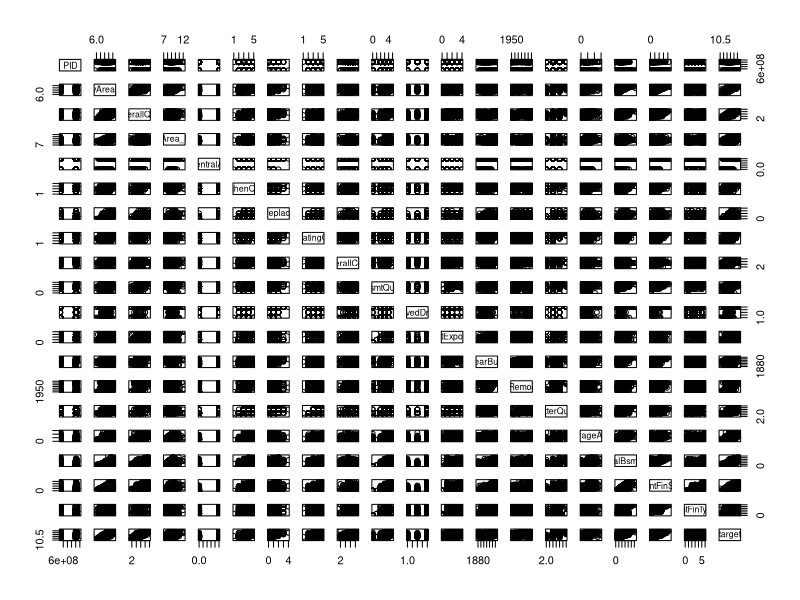
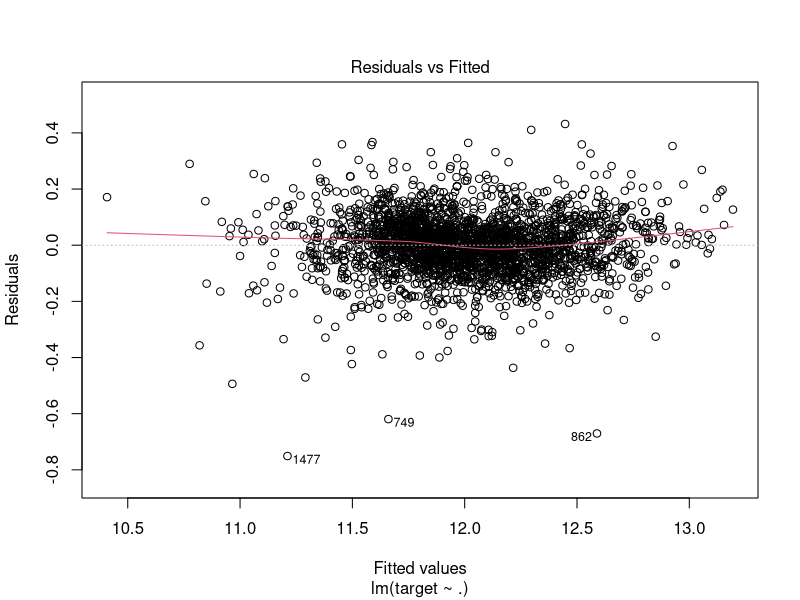
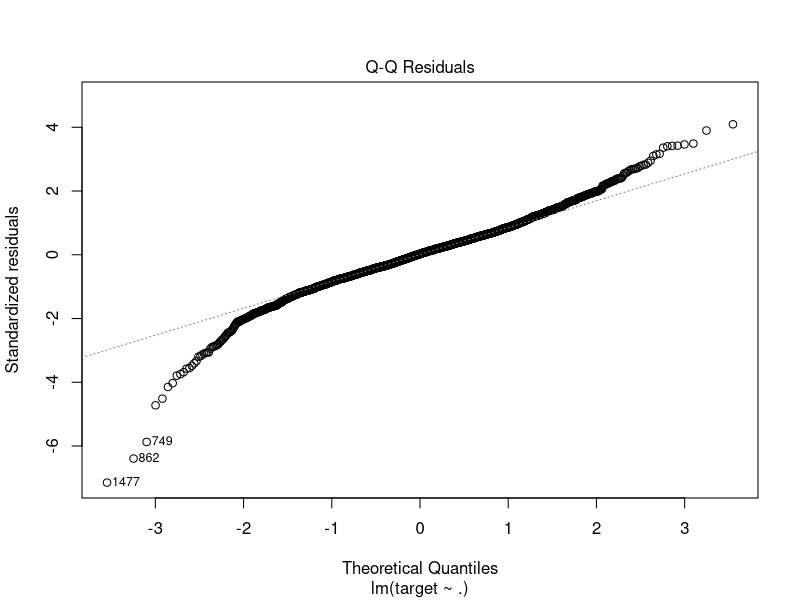
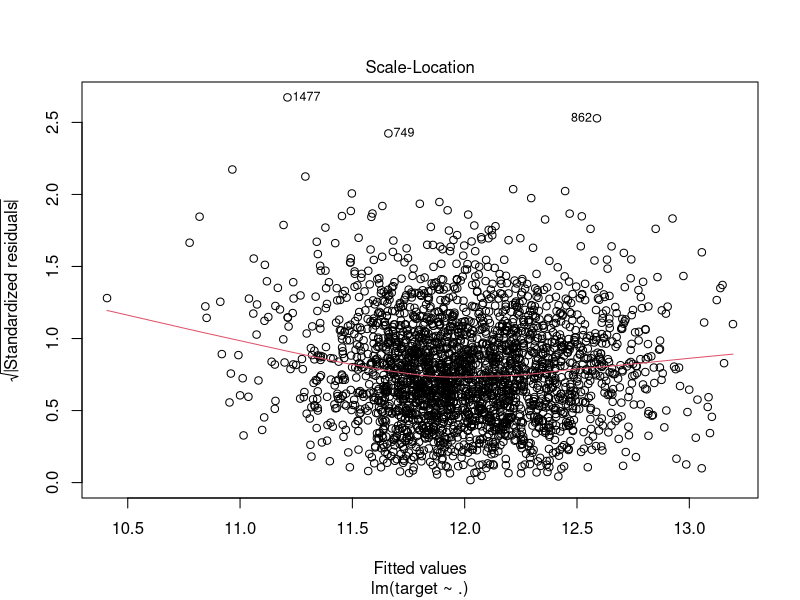
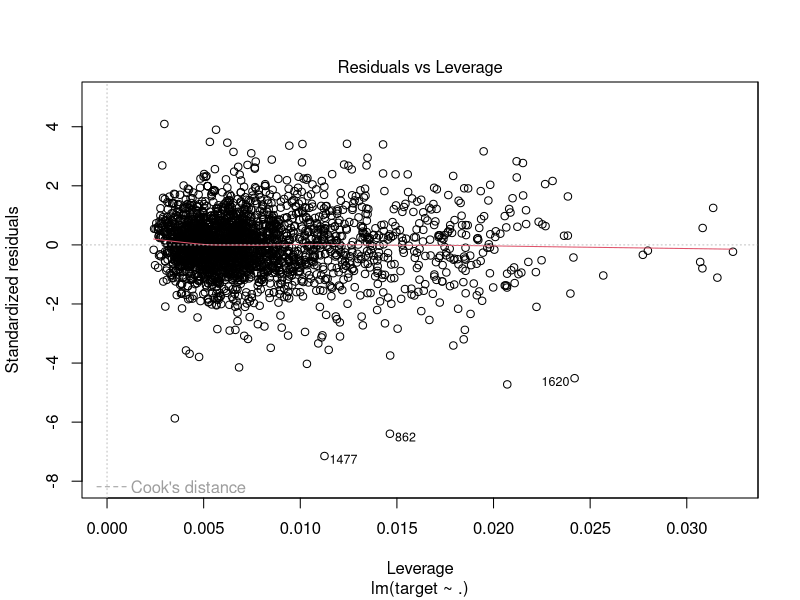
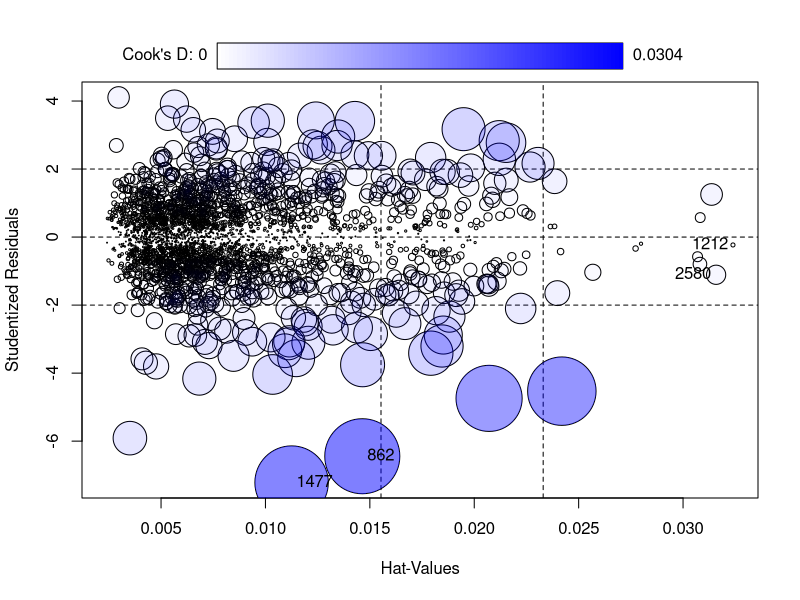
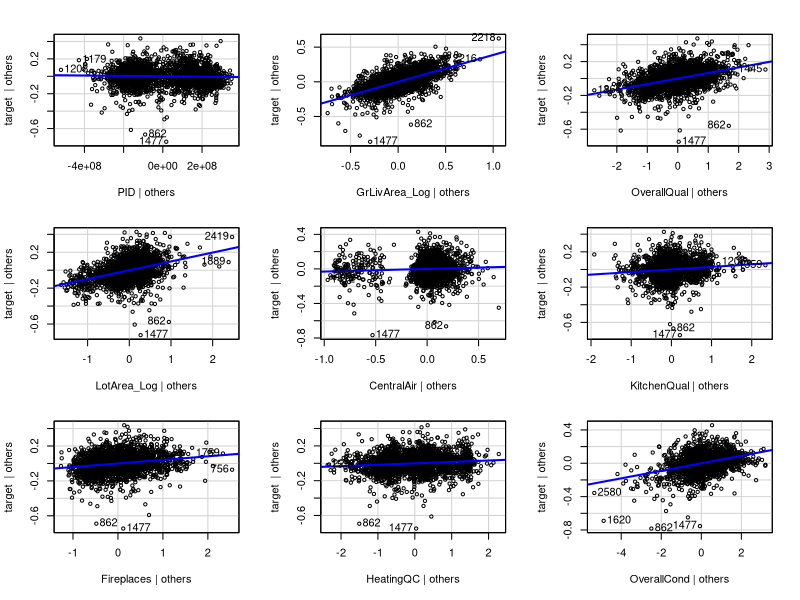
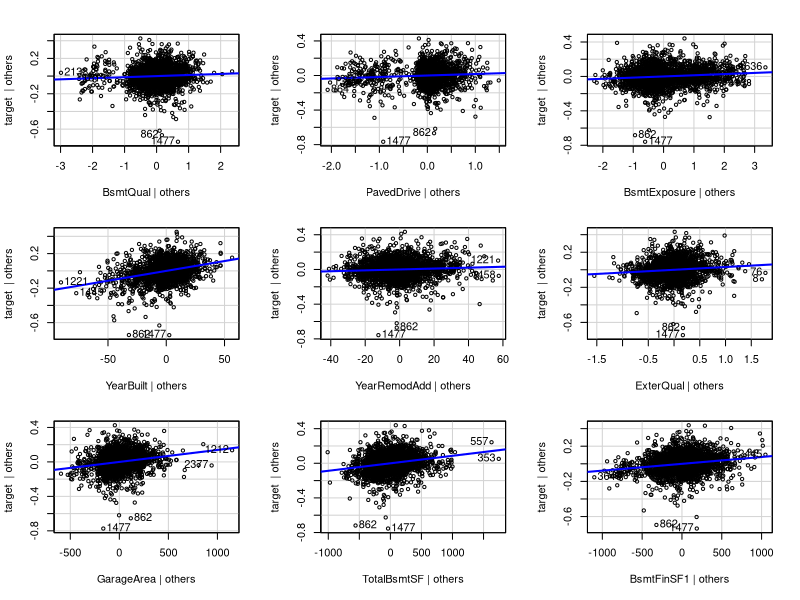

R code for these plots, in order: (Note: this script raises an error after producing the figures.)
housing = read.csv("housing_LM.csv")
housing=as.data.frame(housing)
housing=housing[-c(1407,2367,154,2423,998),] #severe outlier

summary(housing)
sapply(housing, sd) #check std dev for df
cor(housing)
plot(housing)

model.saturated = lm(target ~ ., data = housing)

summary(model.saturated) #Many predictor variables are not significant, yet the
#overall regression is significant.

plot(model.saturated) #Assessing the assumptions of the model.

library(car)
influencePlot(model.saturated)
vif(model.saturated) 
avPlots(model.saturated)

#removing GarageArea due to high VIF and high P-vals
model2 = lm(target ~ . - GarageCars, data = housing)

anova(model2, model.saturated)


model.empty = lm(target ~ 1, data = housing) #The model with an intercept ONLY. (~1 *arg)
model.full = lm(target ~ ., data = housing)
scope = list(lower = formula(model.empty), upper = formula(model.full))

library(MASS) #The Modern Applied Statistics library.
forwardAIC = step(model.empty, scope, direction = "forward", k = 2)
backwardAIC = step(model.full, scope, direction = "backward", k = 2)
bothAIC.empty = step(model.empty, scope, direction = "both", k = 2)
bothAIC.full = step(model.full, scope, direction = "both", k = 2)


summary(forwardAIC)
plot(forwardAIC)
influencePlot(forwardAIC)
vif(forwardAIC)
avPlots(forwardAIC)
confint(forwardAIC)

library(ggplot2)
forwardAIC$fitted.values
ggplot()+geom_point(aes(x=forwardAIC$fitted.values, y=housing$target,col="#CC33FF", alpha=.5))+
  geom_smooth(aes(x=forwardAIC$fitted.values, y=housing$target,col="#666666", se=FALSE))+
  xlab("fitted values")+ ylab("actual values")+ theme_bw()+theme(legend.position = "None")